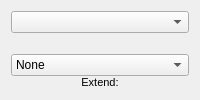
             <widget class="QWidget" name="page_3">
              <layout class="QVBoxLayout" name="verticalLayout_4">
               <item>
                <widget class="ScComboBox" name="namedGradient"/>
               </item>
               <item>
                <widget class="GradientEditor" name="gradEdit">
                 <property name="sizePolicy">
                  <sizepolicy hsizetype="Preferred" vsizetype="Expanding">
                   <horstretch>0</horstretch>
                   <verstretch>0</verstretch>
                  </sizepolicy>
                 </property>
                 <property name="frameShape">
                  <enum>QFrame::NoFrame</enum>
                 </property>
                 <property name="frameShadow">
                  <enum>QFrame::Raised</enum>
                 </property>
                </widget>
               </item>
               <item>
                <layout class="QHBoxLayout" name="horizontalLayout_10">
                 <item>
                  <layout class="QVBoxLayout" name="verticalLayout_26">
                   <property name="spacing">
                    <number>0</number>
                   </property>
                   <item>
                    <widget class="QComboBox" name="gradientExtend">
                     <item>
                      <property name="text">
                       <string>None</string>
                      </property>
                     </item>
                     <item>
                      <property name="text">
                       <string>Pad</string>
                      </property>
                     </item>
                    </widget>
                   </item>
                   <item>
                    <widget class="QLabel" name="gradientExtendLabel">
                     <property name="font">
                      <font>
                       <pointsize>8</pointsize>
                      </font>
                     </property>
                     <property name="text">
                      <string>Extend:</string>
                     </property>
                     <property name="alignment">
                      <set>Qt::AlignCenter</set>
                     </property>
                    </widget>
                   </item>
                  </layout>
                 </item>
                </layout>
               </item>
              </layout>
             </widget>
